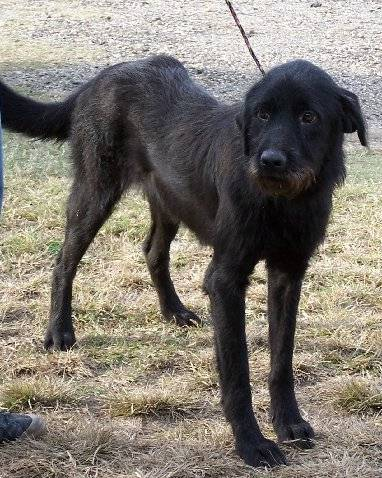
#> input picture Mid/animal_dataset/dog/dogs_00001.jpg, 382 x 478 px, given as the content of the folder animal_dataset/cat, which was not available
$ jupyter execute --allow-errors Assignment1.ipynb
#> lines starting #> are read from the running program, lines starting #| are printed output that depends on the picture; pictures that were not available may be replaced by others from this repository, and a replacement may not be noted
[cell 1]
import os
print(os.getcwd())

[cell 2]
import matplotlib.pyplot as plt
import numpy as np
import os
from PIL import Image
import cv2

data_path = "animal_dataset"
classes = ['cat', 'dog', 'panda']
k_list = [1, 3, 5, 7, 9]
folds = 5

[cell 3]
data = []
labels = []

print("Starting image load!")

for i, label in enumerate(classes):
    folder = os.path.join(data_path, label)
    files = os.listdir(folder)

    for f in files:
        if f.lower().endswith(('.jpg' , 'jpeg' , 'png')):
            path = os.path.join(folder, f)

            # Open image, convert to grayscale and resize
            img = Image.open(path).convert('L')
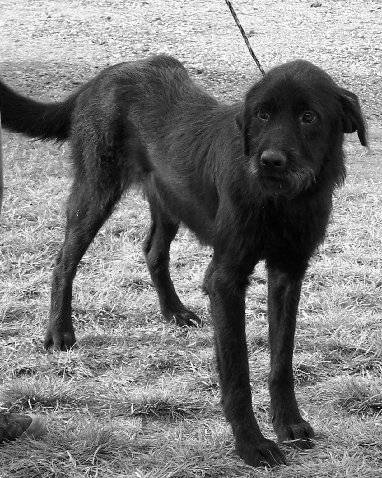
#> img: PIL image 382x478 L; min 0, max 255, mean 123.5
            img = img.resize((32, 32))
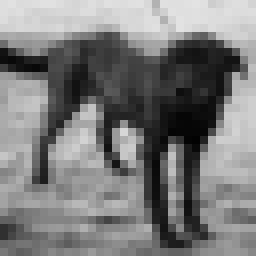
#> img: PIL image 32x32 L (shown 8 times larger); min 2, max 227, mean 123.6

            # Convert to array and normalize
            img_arr = np.array(img).flatten() / 255.0
#> img_arr = 1024 values, max 0.89 at index 24, min 0.00784 at index 568, mean 0.485

            data.append(img_arr)
            labels.append(i)

x = np.array(data)
y = np.array(labels)

print(f"Total {len(x)} images loaded.")
print("Class Names : ", classes)

[cell 4]
def l1_dist(x1, x2):
    return np.sum(np.abs(x1 - x2))

def l2_dist(x1, x2):
    return np.sqrt(np.sum((x1 - x2)**2))

def knn_predict(X_train, y_train, x_test, k, dist_func):
    dist = []
    for i in range(len(X_train)):
        d = dist_func(x_test, X_train[i])
        dist.append((d, y_train[i]))

    dist.sort(key=lambda x: x[0])
    neighbors = [label for _, label in dist[:k]]

     # Majority vote
    return max(set(neighbors), key=neighbors.count)

[cell 5]
# Shuffle data
indices = np.arange(len(x))
np.random.shuffle(indices)
X = x[indices]
y = y[indices]

# Split folds
X_folds = np.array_split(X, folds)
y_folds = np.array_split(y, folds)

# Store accuracy values
l1_scores = {k: [] for k in k_list}
l2_scores = {k: [] for k in k_list}

print("Starting 5-fold cross validation...\n")

for i in range(folds):

    # Current fold = validation set
    X_val = X_folds[i]
    y_val = y_folds[i]

    # Combine remaining folds = training set
    X_train = np.concatenate([X_folds[j] for j in range(folds) if j != i])
    y_train = np.concatenate([y_folds[j] for j in range(folds) if j != i])

    for k in k_list:
        correct_l1 = 0
        correct_l2 = 0

        for j in range(len(X_val)):
            pred_l1 = knn_predict(X_train, y_train, X_val[j], k, l1_dist)
            pred_l2 = knn_predict(X_train, y_train, X_val[j], k, l2_dist)

            if pred_l1 == y_val[j]: correct_l1 += 1
            if pred_l2 == y_val[j]: correct_l2 += 1

        l1_scores[k].append(correct_l1 / len(X_val))
        l2_scores[k].append(correct_l2 / len(X_val))

    print(f"Completed fold {i+1} done.")

[cell 6]
# Compute mean accuracy for each k
mean_l1 = [np.mean(l1_scores[k]) for k in k_list]
mean_l2 = [np.mean(l2_scores[k]) for k in k_list]

print("\nAverage Accuracy:")
print("K\tL1\tL2")
for i, k in enumerate(k_list):
    print(f"{k}\t{mean_l1[i]:.3f}\t{mean_l2[i]:.3f}")

# Plot
plt.figure(figsize=(9, 5))
plt.plot(k_list, mean_l1, marker='o', linestyle='-', color='blue', label='L1 (Manhattan)')
plt.plot(k_list, mean_l2, marker='x', linestyle='--', color='red', label='L2 (Euclidean)')
plt.xlabel('K')
plt.ylabel('Accuracy')
plt.title('K-NN Accuracy vs K')
plt.legend()
plt.grid(True)
plt.show()
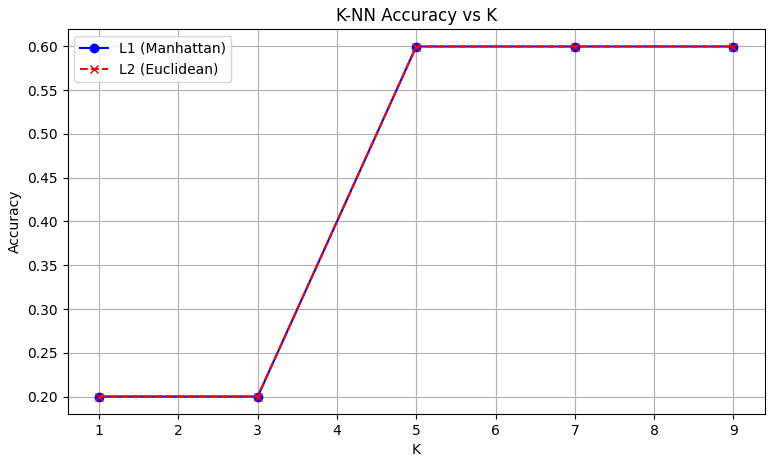
#> figure drawn by matplotlib, 1 panel
